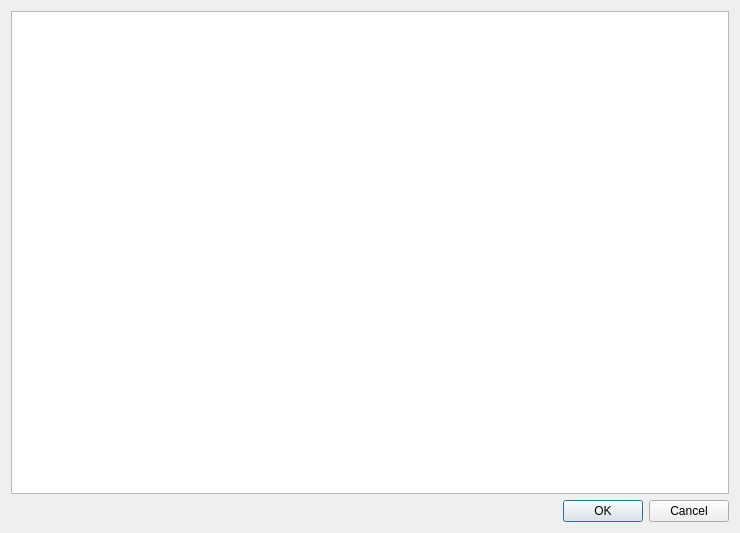
<?xml version="1.0" encoding="UTF-8"?>
<ui version="4.0">
 <class>Dialog_memo</class>
 <widget class="QDialog" name="Dialog_memo">
  <property name="geometry">
   <rect>
    <x>0</x>
    <y>0</y>
    <width>740</width>
    <height>533</height>
   </rect>
  </property>
  <property name="windowTitle">
   <string>Memo</string>
  </property>
  <layout class="QGridLayout" name="gridLayout">
   <item row="1" column="0">
    <widget class="QDialogButtonBox" name="buttonBox">
     <property name="orientation">
      <enum>Qt::Horizontal</enum>
     </property>
     <property name="standardButtons">
      <set>QDialogButtonBox::Cancel|QDialogButtonBox::Ok</set>
     </property>
    </widget>
   </item>
   <item row="0" column="0">
    <widget class="QTextEdit" name="textEdit"/>
   </item>
  </layout>
 </widget>
 <resources/>
 <connections>
  <connection>
   <sender>buttonBox</sender>
   <signal>accepted()</signal>
   <receiver>Dialog_memo</receiver>
   <slot>accept()</slot>
   <hints>
    <hint type="sourcelabel">
     <x>248</x>
     <y>254</y>
    </hint>
    <hint type="destinationlabel">
     <x>157</x>
     <y>274</y>
    </hint>
   </hints>
  </connection>
  <connection>
   <sender>buttonBox</sender>
   <signal>rejected()</signal>
   <receiver>Dialog_memo</receiver>
   <slot>reject()</slot>
   <hints>
    <hint type="sourcelabel">
     <x>316</x>
     <y>260</y>
    </hint>
    <hint type="destinationlabel">
     <x>286</x>
     <y>274</y>
    </hint>
   </hints>
  </connection>
 </connections>
</ui>
